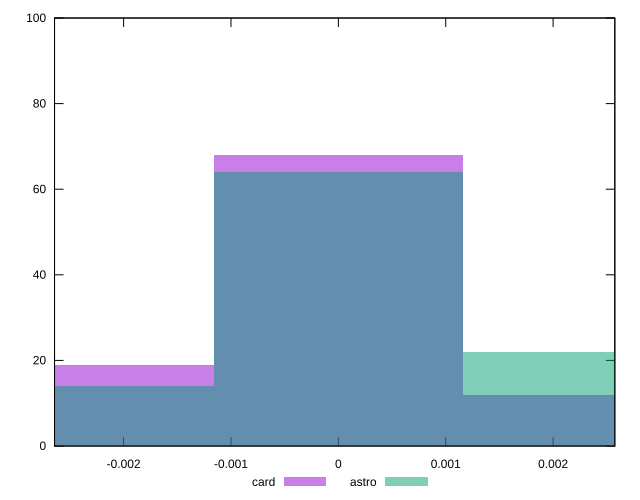

Write the gnuplot code that produced this figure.
reset

$card <<EOF
0 68
-0.0023155417165397047 19
0.0023155417165397047 12
EOF

$astro <<EOF
0 64
0.0023155417165397047 22
-0.0023155417165397047 14
EOF

set key outside below
set boxwidth 0.0023155417165397047
set xrange [-0.0026432148258297484:0.0025747764308776703]
set yrange [0:100]
set trange [0:100]
set style fill transparent solid 0.5 noborder
set terminal svg size 640, 500 enhanced background rgb 'white'
set output "reports/report_00027_2021-02-24T12-40-31.850Z/meta/pScore-difference/comparison/histogram/2_vs_3.svg"

plot $card title "card" with boxes, \
     $astro title "astro" with boxes

reset
